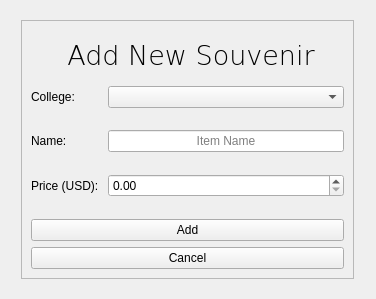
<?xml version="1.0" encoding="UTF-8"?>
<ui version="4.0">
 <class>maintenance</class>
 <widget class="QWidget" name="maintenance">
  <property name="geometry">
   <rect>
    <x>0</x>
    <y>0</y>
    <width>376</width>
    <height>299</height>
   </rect>
  </property>
  <property name="maximumSize">
   <size>
    <width>388</width>
    <height>303</height>
   </size>
  </property>
  <property name="windowTitle">
   <string>Form</string>
  </property>
  <property name="styleSheet">
   <string notr="true">QToolTip {
    border: 1px solid #76797C;
    background-color: #5A7566;
    color: white;
    padding: 0px;                /*remove padding, for fix combobox tooltip.*/
    opacity: 200;
}

QWidget {
    color: #eff0f1;
    background-color: #31363b;
    selection-background-color: #3daee9;
    selection-color: #eff0f1;
    background-clip: border;
    border-image: none;
    border: 0px transparent black;
    outline: 0;
}

QWidget:item:hover {
    background-color: #18465d;
    color: #eff0f1;
}

QWidget:item:selected {
    background-color: #18465d;
}

QCheckBox {
    spacing: 5px;
    outline: none;
    color: #eff0f1;
    margin-bottom: 2px;
}

QCheckBox:disabled {
    color: #76797C;
}

QCheckBox::indicator,
QGroupBox::indicator {
    width: 18px;
    height: 18px;
}

QGroupBox::indicator {
    margin-left: 2px;
}

QCheckBox::indicator:unchecked,
QGroupBox::indicator:unchecked {
    image: url(:/qss_icons/rc/checkbox_unchecked.png);
}

QCheckBox::indicator:unchecked:hover,
QCheckBox::indicator:unchecked:focus,
QCheckBox::indicator:unchecked:pressed,
QGroupBox::indicator:unchecked:hover,
QGroupBox::indicator:unchecked:focus,
QGroupBox::indicator:unchecked:pressed {
    border: none;
    image: url(:/qss_icons/rc/checkbox_unchecked_focus.png);
}

QCheckBox::indicator:checked,
QGroupBox::indicator:checked {
    image: url(:/qss_icons/rc/checkbox_checked.png);
}

QCheckBox::indicator:checked:hover,
QCheckBox::indicator:checked:focus,
QCheckBox::indicator:checked:pressed,
QGroupBox::indicator:checked:hover,
QGroupBox::indicator:checked:focus,
QGroupBox::indicator:checked:pressed {
    border: none;
    image: url(:/qss_icons/rc/checkbox_checked_focus.png);
}

QCheckBox::indicator:indeterminate {
    image: url(:/qss_icons/rc/checkbox_indeterminate.png);
}

QCheckBox::indicator:indeterminate:focus,
QCheckBox::indicator:indeterminate:hover,
QCheckBox::indicator:indeterminate:pressed {
    image: url(:/qss_icons/rc/checkbox_indeterminate_focus.png);
}

QCheckBox::indicator:checked:disabled,
QGroupBox::indicator:checked:disabled {
    image: url(:/qss_icons/rc/checkbox_checked_disabled.png);
}

QCheckBox::indicator:unchecked:disabled,
QGroupBox::indicator:unchecked:disabled {
    image: url(:/qss_icons/rc/checkbox_unchecked_disabled.png);
}

QRadioButton {
    spacing: 5px;
    outline: none;
    color: #eff0f1;
    margin-bottom: 2px;
}

QRadioButton:disabled {
    color: #76797C;
}

QRadioButton::indicator {
    width: 21px;
    height: 21px;
}

QRadioButton::indicator:unchecked {
    image: url(:/qss_icons/rc/radio_unchecked.png);
}

QRadioButton::indicator:unchecked:hover,
QRadioButton::indicator:unchecked:focus,
QRadioButton::indicator:unchecked:pressed {
    border: none;
    outline: none;
    image: url(:/qss_icons/rc/radio_unchecked_focus.png);
}

QRadioButton::indicator:checked {
    border: none;
    outline: none;
    image: url(:/qss_icons/rc/radio_checked.png);
}

QRadioButton::indicator:checked:hover,
QRadioButton::indicator:checked:focus,
QRadioButton::indicator:checked:pressed {
    border: none;
    outline: none;
    image: url(:/qss_icons/rc/radio_checked_focus.png);
}

QRadioButton::indicator:checked:disabled {
    outline: none;
    image: url(:/qss_icons/rc/radio_checked_disabled.png);
}

QRadioButton::indicator:unchecked:disabled {
    image: url(:/qss_icons/rc/radio_unchecked_disabled.png);
}

QMenuBar {
    background-color: #31363b;
    color: #eff0f1;
}

QMenuBar::item {
    background: transparent;
}

QMenuBar::item:selected {
    background: transparent;
    border: 1px solid #76797C;
}

QMenuBar::item:pressed {
    border: 1px solid #76797C;
    background-color: #3daee9;
    color: #eff0f1;
    margin-bottom: -1px;
    padding-bottom: 1px;
}

QMenu {
    border: 1px solid #76797C;
    color: #eff0f1;
    margin: 2px;
}

QMenu::icon {
    margin: 5px;
}

QMenu::item {
    padding: 5px 30px 5px 30px;
    border: 1px solid transparent;
    /* reserve space for selection border */
}

QMenu::item:selected {
    color: #eff0f1;
}

QMenu::separator {
    height: 2px;
    background: lightblue;
    margin-left: 10px;
    margin-right: 5px;
}

QMenu::indicator {
    width: 18px;
    height: 18px;
}


/* non-exclusive indicator = check box style indicator
   (see QActionGroup::setExclusive) */

QMenu::indicator:non-exclusive:unchecked {
    image: url(:/qss_icons/rc/checkbox_unchecked.png);
}

QMenu::indicator:non-exclusive:unchecked:selected {
    image: url(:/qss_icons/rc/checkbox_unchecked_disabled.png);
}

QMenu::indicator:non-exclusive:checked {
    image: url(:/qss_icons/rc/checkbox_checked.png);
}

QMenu::indicator:non-exclusive:checked:selected {
    image: url(:/qss_icons/rc/checkbox_checked_disabled.png);
}


/* exclusive indicator = radio button style indicator (see QActionGroup::setExclusive) */

QMenu::indicator:exclusive:unchecked {
    image: url(:/qss_icons/rc/radio_unchecked.png);
}

QMenu::indicator:exclusive:unchecked:selected {
    image: url(:/qss_icons/rc/radio_unchecked_disabled.png);
}

QMenu::indicator:exclusive:checked {
    image: url(:/qss_icons/rc/radio_checked.png);
}

QMenu::indicator:exclusive:checked:selected {
    image: url(:/qss_icons/rc/radio_checked_disabled.png);
}

QMenu::right-arrow {
    margin: 5px;
    image: url(:/qss_icons/rc/right_arrow.png)
}

QWidget:disabled {
    color: #454545;
    background-color: #31363b;
}

QAbstractItemView {
    alternate-background-color: #31363b;
    color: #eff0f1;
    border: 1px solid #3A3939;
    border-radius: 2px;
}

QWidget:focus,
QMenuBar:focus {
    border: 1px solid #3daee9;
}

QTabWidget:focus,
QCheckBox:focus,
QRadioButton:focus,
QSlider:focus {
    border: none;
}

QLineEdit {
    background-color: #232629;
    padding: 5px;
    border-style: solid;
    border: 1px solid #76797C;
    border-radius: 2px;
    color: #eff0f1;
}

QAbstractItemView QLineEdit {
    padding: 0;
}

QGroupBox {
    border: 1px solid #76797C;
    border-radius: 2px;
    margin-top: 20px;
}

QGroupBox::title {
    subcontrol-origin: margin;
    subcontrol-position: top center;
    padding-left: 10px;
    padding-right: 10px;
    padding-top: 10px;
}

QAbstractScrollArea {
    border-radius: 2px;
    border: 1px solid #76797C;
    background-color: transparent;
}

QScrollBar:horizontal {
    height: 15px;
    margin: 3px 15px 3px 15px;
    border: 1px transparent #2A2929;
    border-radius: 4px;
    background-color: #2A2929;
}

QScrollBar::handle:horizontal {
    background-color: #605F5F;
    min-width: 5px;
    border-radius: 4px;
}

QScrollBar::add-line:horizontal {
    margin: 0px 3px 0px 3px;
    border-image: url(:/qss_icons/rc/right_arrow_disabled.png);
    width: 10px;
    height: 10px;
    subcontrol-position: right;
    subcontrol-origin: margin;
}

QScrollBar::sub-line:horizontal {
    margin: 0px 3px 0px 3px;
    border-image: url(:/qss_icons/rc/left_arrow_disabled.png);
    height: 10px;
    width: 10px;
    subcontrol-position: left;
    subcontrol-origin: margin;
}

QScrollBar::add-line:horizontal:hover,
QScrollBar::add-line:horizontal:on {
    border-image: url(:/qss_icons/rc/right_arrow.png);
    height: 10px;
    width: 10px;
    subcontrol-position: right;
    subcontrol-origin: margin;
}

QScrollBar::sub-line:horizontal:hover,
QScrollBar::sub-line:horizontal:on {
    border-image: url(:/qss_icons/rc/left_arrow.png);
    height: 10px;
    width: 10px;
    subcontrol-position: left;
    subcontrol-origin: margin;
}

QScrollBar::up-arrow:horizontal,
QScrollBar::down-arrow:horizontal {
    background: none;
}

QScrollBar::add-page:horizontal,
QScrollBar::sub-page:horizontal {
    background: none;
}

QScrollBar:vertical {
    background-color: #2A2929;
    width: 15px;
    margin: 15px 3px 15px 3px;
    border: 1px transparent #2A2929;
    border-radius: 4px;
}

QScrollBar::handle:vertical {
    background-color: #605F5F;
    min-height: 5px;
    border-radius: 4px;
}

QScrollBar::sub-line:vertical {
    margin: 3px 0px 3px 0px;
    border-image: url(:/qss_icons/rc/up_arrow_disabled.png);
    height: 10px;
    width: 10px;
    subcontrol-position: top;
    subcontrol-origin: margin;
}

QScrollBar::add-line:vertical {
    margin: 3px 0px 3px 0px;
    border-image: url(:/qss_icons/rc/down_arrow_disabled.png);
    height: 10px;
    width: 10px;
    subcontrol-position: bottom;
    subcontrol-origin: margin;
}

QScrollBar::sub-line:vertical:hover,
QScrollBar::sub-line:vertical:on {
    border-image: url(:/qss_icons/rc/up_arrow.png);
    height: 10px;
    width: 10px;
    subcontrol-position: top;
    subcontrol-origin: margin;
}

QScrollBar::add-line:vertical:hover,
QScrollBar::add-line:vertical:on {
    border-image: url(:/qss_icons/rc/down_arrow.png);
    height: 10px;
    width: 10px;
    subcontrol-position: bottom;
    subcontrol-origin: margin;
}

QScrollBar::up-arrow:vertical,
QScrollBar::down-arrow:vertical {
    background: none;
}

QScrollBar::add-page:vertical,
QScrollBar::sub-page:vertical {
    background: none;
}

QTextEdit {
    background-color: #232629;
    color: #eff0f1;
    border: 1px solid #76797C;
}

QPlainTextEdit {
    background-color: #232629;
    ;
    color: #eff0f1;
    border-radius: 2px;
    border: 1px solid #76797C;
}

QHeaderView::section {
    background-color: #76797C;
    color: #eff0f1;
    padding: 5px;
    border: 1px solid #76797C;
}

QSizeGrip {
    image: url(:/qss_icons/rc/sizegrip.png);
    width: 12px;
    height: 12px;
}

QMainWindow::separator {
    background-color: #31363b;
    color: white;
    padding-left: 4px;
    spacing: 2px;
    border: 1px dashed #76797C;
}

QMainWindow::separator:hover {
    background-color: #787876;
    color: white;
    padding-left: 4px;
    border: 1px solid #76797C;
    spacing: 2px;
}

QMenu::separator {
    height: 1px;
    background-color: #76797C;
    color: white;
    padding-left: 4px;
    margin-left: 10px;
    margin-right: 5px;
}

QFrame {
    border-radius: 2px;
    border: 1px solid #76797C;
}

QFrame[frameShape=&quot;0&quot;] {
    border-radius: 2px;
    border: 1px transparent #76797C;
}

QStackedWidget {
    border: 1px transparent black;
}

QToolBar {
    border: 1px transparent #393838;
    background: 1px solid #31363b;
    font-weight: bold;
}

QToolBar::handle:horizontal {
    image: url(:/qss_icons/rc/Hmovetoolbar.png);
}

QToolBar::handle:vertical {
    image: url(:/qss_icons/rc/Vmovetoolbar.png);
}

QToolBar::separator:horizontal {
    image: url(:/qss_icons/rc/Hsepartoolbar.png);
}

QToolBar::separator:vertical {
    image: url(:/qss_icons/rc/Vsepartoolbar.png);
}

QToolButton#qt_toolbar_ext_button {
    background: #58595a
}

QPushButton {
    color: #eff0f1;
    background-color: #31363b;
    border-width: 1px;
    border-color: #76797C;
    border-style: solid;
    padding: 5px;
    border-radius: 2px;
    outline: none;
}

QPushButton:disabled {
    background-color: #31363b;
    border-width: 1px;
    border-color: #454545;
    border-style: solid;
    padding-top: 5px;
    padding-bottom: 5px;
    padding-left: 10px;
    padding-right: 10px;
    border-radius: 2px;
    color: #454545;
}

QPushButton:focus {
    background-color: #3daee9;
    color: white;
}

QPushButton:pressed {
    background-color: #3daee9;
    padding-top: -15px;
    padding-bottom: -17px;
}

QComboBox {
    selection-background-color: #3daee9;
    border-style: solid;
    border: 1px solid #76797C;
    border-radius: 2px;
    padding: 5px;
    min-width: 75px;
}

QPushButton:checked {
    background-color: #76797C;
    border-color: #6A6969;
}

QComboBox:hover,
QPushButton:hover,
QAbstractSpinBox:hover,
QLineEdit:hover,
QTextEdit:hover,
QPlainTextEdit:hover,
QAbstractView:hover,
QTreeView:hover {
    border: 1px solid #3daee9;
    color: #eff0f1;
}

QComboBox:on {
    padding-top: 3px;
    padding-left: 4px;
    selection-background-color: #4a4a4a;
}

QComboBox QAbstractItemView {
    background-color: #232629;
    border-radius: 2px;
    border: 1px solid #76797C;
    selection-background-color: #18465d;
}

QComboBox::drop-down {
    subcontrol-origin: padding;
    subcontrol-position: top right;
    width: 15px;
    border-left-width: 0px;
    border-left-color: darkgray;
    border-left-style: solid;
    border-top-right-radius: 3px;
    border-bottom-right-radius: 3px;
}

QComboBox::down-arrow {
    image: url(:/qss_icons/rc/down_arrow_disabled.png);
}

QComboBox::down-arrow:on,
QComboBox::down-arrow:hover,
QComboBox::down-arrow:focus {
    image: url(:/qss_icons/rc/down_arrow.png);
}

QAbstractSpinBox {
    padding: 5px;
    border: 1px solid #76797C;
    background-color: #232629;
    color: #eff0f1;
    border-radius: 2px;
    min-width: 75px;
}

QAbstractSpinBox:up-button {
    background-color: transparent;
    subcontrol-origin: border;
    subcontrol-position: center right;
}

QAbstractSpinBox:down-button {
    background-color: transparent;
    subcontrol-origin: border;
    subcontrol-position: center left;
}

QAbstractSpinBox::up-arrow,
QAbstractSpinBox::up-arrow:disabled,
QAbstractSpinBox::up-arrow:off {
    image: url(:/qss_icons/rc/up_arrow_disabled.png);
    width: 10px;
    height: 10px;
}

QAbstractSpinBox::up-arrow:hover {
    image: url(:/qss_icons/rc/up_arrow.png);
}

QAbstractSpinBox::down-arrow,
QAbstractSpinBox::down-arrow:disabled,
QAbstractSpinBox::down-arrow:off {
    image: url(:/qss_icons/rc/down_arrow_disabled.png);
    width: 10px;
    height: 10px;
}

QAbstractSpinBox::down-arrow:hover {
    image: url(:/qss_icons/rc/down_arrow.png);
}

QLabel {
    border: 0px solid black;
	font: 75 14pt &quot;Verdana&quot;;
}

QTabWidget {
    border: 0px transparent black;
}

QTabWidget::pane {
    border: 1px solid #76797C;
    padding: 5px;
    margin: 0px;
}

QTabWidget::tab-bar {
    /* left: 5px; move to the right by 5px */
}

QTabBar {
    qproperty-drawBase: 0;
    border-radius: 3px;
}

QTabBar:focus {
    border: 0px transparent black;
}

QTabBar::close-button {
    image: url(:/qss_icons/rc/close.png);
    background: transparent;
}

QTabBar::close-button:hover {
    image: url(:/qss_icons/rc/close-hover.png);
    background: transparent;
}

QTabBar::close-button:pressed {
    image: url(:/qss_icons/rc/close-pressed.png);
    background: transparent;
}


/* TOP TABS */

QTabBar::tab:top {
    color: #eff0f1;
    border: 1px solid #76797C;
    border-bottom: 1px transparent black;
    background-color: #31363b;
    padding: 5px;
    min-width: 50px;
    border-top-left-radius: 2px;
    border-top-right-radius: 2px;
}

QTabBar::tab:top:selected {
    color: #eff0f1;
    background-color: #54575B;
    border: 1px solid #76797C;
    border-bottom: 2px solid #3daee9;
    border-top-left-radius: 2px;
    border-top-right-radius: 2px;
}

QTabBar::tab:top:!selected:hover {
    background-color: #3daee9;
}


/* BOTTOM TABS */

QTabBar::tab:bottom {
    color: #eff0f1;
    border: 1px solid #76797C;
    border-top: 1px transparent black;
    background-color: #31363b;
    padding: 5px;
    border-bottom-left-radius: 2px;
    border-bottom-right-radius: 2px;
    min-width: 50px;
}

QTabBar::tab:bottom:selected {
    color: #eff0f1;
    background-color: #54575B;
    border: 1px solid #76797C;
    border-top: 2px solid #3daee9;
    border-bottom-left-radius: 2px;
    border-bottom-right-radius: 2px;
}

QTabBar::tab:bottom:!selected:hover {
    background-color: #3daee9;
}


/* LEFT TABS */

QTabBar::tab:left {
    color: #eff0f1;
    border: 1px solid #76797C;
    border-left: 1px transparent black;
    background-color: #31363b;
    padding: 5px;
    border-top-right-radius: 2px;
    border-bottom-right-radius: 2px;
    min-height: 50px;
}

QTabBar::tab:left:selected {
    color: #eff0f1;
    background-color: #54575B;
    border: 1px solid #76797C;
    border-left: 2px solid #3daee9;
    border-top-right-radius: 2px;
    border-bottom-right-radius: 2px;
}

QTabBar::tab:left:!selected:hover {
    background-color: #3daee9;
}


/* RIGHT TABS */

QTabBar::tab:right {
    color: #eff0f1;
    border: 1px solid #76797C;
    border-right: 1px transparent black;
    background-color: #31363b;
    padding: 5px;
    border-top-left-radius: 2px;
    border-bottom-left-radius: 2px;
    min-height: 50px;
}

QTabBar::tab:right:selected {
    color: #eff0f1;
    background-color: #54575B;
    border: 1px solid #76797C;
    border-right: 2px solid #3daee9;
    border-top-left-radius: 2px;
    border-bottom-left-radius: 2px;
}

QTabBar::tab:right:!selected:hover {
    background-color: #3daee9;
}

QTabBar QToolButton::right-arrow:enabled {
    image: url(:/qss_icons/rc/right_arrow.png);
}

QTabBar QToolButton::left-arrow:enabled {
    image: url(:/qss_icons/rc/left_arrow.png);
}

QTabBar QToolButton::right-arrow:disabled {
    image: url(:/qss_icons/rc/right_arrow_disabled.png);
}

QTabBar QToolButton::left-arrow:disabled {
    image: url(:/qss_icons/rc/left_arrow_disabled.png);
}

QDockWidget {
    background: #31363b;
    border: 1px solid #403F3F;
    titlebar-close-icon: url(:/qss_icons/rc/close.png);
    titlebar-normal-icon: url(:/qss_icons/rc/undock.png);
}

QDockWidget::close-button,
QDockWidget::float-button {
    border: 1px solid transparent;
    border-radius: 2px;
    background: transparent;
}

QDockWidget::close-button:hover,
QDockWidget::float-button:hover {
    background: rgba(255, 255, 255, 10);
}

QDockWidget::close-button:pressed,
QDockWidget::float-button:pressed {
    padding: 1px -1px -1px 1px;
    background: rgba(255, 255, 255, 10);
}

QTreeView,
QListView {
    border: 1px solid #76797C;
    background-color: #232629;
}

QTreeView:branch:selected,
QTreeView:branch:hover {
    background: url(:/qss_icons/rc/transparent.png);
}

QTreeView::branch:has-siblings:!adjoins-item {
    border-image: url(:/qss_icons/rc/transparent.png);
}

QTreeView::branch:has-siblings:adjoins-item {
    border-image: url(:/qss_icons/rc/transparent.png);
}

QTreeView::branch:!has-children:!has-siblings:adjoins-item {
    border-image: url(:/qss_icons/rc/transparent.png);
}

QTreeView::branch:has-children:!has-siblings:closed,
QTreeView::branch:closed:has-children:has-siblings {
    image: url(:/qss_icons/rc/branch_closed.png);
}

QTreeView::branch:open:has-children:!has-siblings,
QTreeView::branch:open:has-children:has-siblings {
    image: url(:/qss_icons/rc/branch_open.png);
}

QTreeView::branch:has-children:!has-siblings:closed:hover,
QTreeView::branch:closed:has-children:has-siblings:hover {
    image: url(:/qss_icons/rc/branch_closed-on.png);
}

QTreeView::branch:open:has-children:!has-siblings:hover,
QTreeView::branch:open:has-children:has-siblings:hover {
    image: url(:/qss_icons/rc/branch_open-on.png);
}

QListView::item:!selected:hover,
QTreeView::item:!selected:hover {
    background: #18465d;
    outline: 0;
    color: #eff0f1
}

QListView::item:selected:hover,
QTreeView::item:selected:hover {
    background: #287399;
    color: #eff0f1;
}

QTreeView::indicator:checked,
QListView::indicator:checked {
    image: url(:/qss_icons/rc/checkbox_checked.png);
}

QTreeView::indicator:unchecked,
QListView::indicator:unchecked {
    image: url(:/qss_icons/rc/checkbox_unchecked.png);
}

QTreeView::indicator:indeterminate,
QListView::indicator:indeterminate {
    image: url(:/qss_icons/rc/checkbox_indeterminate.png);
}

QTreeView::indicator:checked:hover,
QTreeView::indicator:checked:focus,
QTreeView::indicator:checked:pressed,
QListView::indicator:checked:hover,
QListView::indicator:checked:focus,
QListView::indicator:checked:pressed {
    image: url(:/qss_icons/rc/checkbox_checked_focus.png);
}

QTreeView::indicator:unchecked:hover,
QTreeView::indicator:unchecked:focus,
QTreeView::indicator:unchecked:pressed,
QListView::indicator:unchecked:hover,
QListView::indicator:unchecked:focus,
QListView::indicator:unchecked:pressed {
    image: url(:/qss_icons/rc/checkbox_unchecked_focus.png);
}

QTreeView::indicator:indeterminate:hover,
QTreeView::indicator:indeterminate:focus,
QTreeView::indicator:indeterminate:pressed,
QListView::indicator:indeterminate:hover,
QListView::indicator:indeterminate:focus,
QListView::indicator:indeterminate:pressed {
    image: url(:/qss_icons/rc/checkbox_indeterminate_focus.png);
}

QSlider::groove:horizontal {
    border: 1px solid #565a5e;
    height: 4px;
    background: #565a5e;
    margin: 0px;
    border-radius: 2px;
}

QSlider::handle:horizontal {
    background: #232629;
    border: 1px solid #565a5e;
    width: 16px;
    height: 16px;
    margin: -8px 0;
    border-radius: 9px;
}

QSlider::sub-page:horizontal {
    border: 1px solid #565a5e;
    height: 4px;
    background: #3daee9;
    margin: 0px;
    border-radius: 2px;
}

QSlider::groove:vertical {
    border: 1px solid #565a5e;
    width: 4px;
    background: #565a5e;
    margin: 0px;
    border-radius: 3px;
}

QSlider::handle:vertical {
    background: #232629;
    border: 1px solid #565a5e;
    width: 16px;
    height: 16px;
    margin: 0 -8px;
    border-radius: 9px;
}

QSlider::sub-page:vertical {
    border: 1px solid #565a5e;
    width: 4px;
    background: #3daee9;
    margin: 0px;
    border-radius: 3px;
}

QToolButton {
    background-color: transparent;
    border: 1px transparent #76797C;
    border-radius: 2px;
    margin: 3px;
    padding: 5px;
}

QToolButton[popupMode=&quot;1&quot;] {
    /* only for MenuButtonPopup */
    padding-right: 20px;
    /* make way for the popup button */
    border: 1px #76797C;
    border-radius: 5px;
}

QToolButton[popupMode=&quot;2&quot;] {
    /* only for InstantPopup */
    padding-right: 10px;
    /* make way for the popup button */
    border: 1px #76797C;
}

QToolButton:hover,
QToolButton::menu-button:hover {
    background-color: transparent;
    border: 1px solid #3daee9;
    padding: 5px;
}

QToolButton:checked,
QToolButton:pressed,
QToolButton::menu-button:pressed {
    background-color: #3daee9;
    border: 1px solid #3daee9;
    padding: 5px;
}


/* the subcontrol below is used only in the InstantPopup or DelayedPopup mode */

QToolButton::menu-indicator {
    image: url(:/qss_icons/rc/down_arrow.png);
    top: -7px;
    left: -2px;
    /* shift it a bit */
}


/* the subcontrols below are used only in the MenuButtonPopup mode */

QToolButton::menu-button {
    border: 1px transparent #76797C;
    border-top-right-radius: 6px;
    border-bottom-right-radius: 6px;
    /* 16px width + 4px for border = 20px allocated above */
    width: 16px;
    outline: none;
}

QToolButton::menu-arrow {
    image: url(:/qss_icons/rc/down_arrow.png);
}

QToolButton::menu-arrow:open {
    border: 1px solid #76797C;
}

QPushButton::menu-indicator {
    subcontrol-origin: padding;
    subcontrol-position: bottom right;
    bottom: 5px;
}

QTableView {
    border: 1px solid #76797C;
    gridline-color: #31363b;
    background-color: #232629;
}

QTableView,
QHeaderView {
    border-radius: 0px;
}

QTableView::item:pressed,
QListView::item:pressed,
QTreeView::item:pressed {
    background: #18465d;
    color: #eff0f1;
}

QTableView::item:selected:active,
QTreeView::item:selected:active,
QListView::item:selected:active {
    background: #287399;
    color: #eff0f1;
}

QHeaderView {
    background-color: #31363b;
    border: 1px transparent;
    border-radius: 0px;
    margin: 0px;
    padding: 0px;
}

QHeaderView::section {
    background-color: #31363b;
    color: #eff0f1;
    padding: 5px;
    border: 1px solid #76797C;
    border-radius: 0px;
    text-align: center;
}

QHeaderView::section::vertical::first,
QHeaderView::section::vertical::only-one {
    border-top: 1px solid #76797C;
}

QHeaderView::section::vertical {
    border-top: transparent;
}

QHeaderView::section::horizontal::first,
QHeaderView::section::horizontal::only-one {
    border-left: 1px solid #76797C;
}

QHeaderView::section::horizontal {
    border-left: transparent;
}

QHeaderView::section:checked {
    color: white;
    background-color: #334e5e;
}


/* style the sort indicator */

QHeaderView::down-arrow {
    image: url(:/qss_icons/rc/down_arrow.png);
}

QHeaderView::up-arrow {
    image: url(:/qss_icons/rc/up_arrow.png);
}

QTableCornerButton::section {
    background-color: #31363b;
    border: 1px transparent #76797C;
    border-radius: 0px;
}

QToolBox {
    padding: 5px;
    border: 1px transparent black;
}

QToolBox::tab {
    color: #eff0f1;
    background-color: #31363b;
    border: 1px solid #76797C;
    border-bottom: 1px transparent #31363b;
    border-top-left-radius: 5px;
    border-top-right-radius: 5px;
}

QToolBox::tab:selected {
    /* italicize selected tabs */
    font: italic;
    background-color: #31363b;
    border-color: #3daee9;
}

QStatusBar::item {
    border: 0px transparent dark;
}

QFrame[height=&quot;3&quot;],
QFrame[width=&quot;3&quot;] {
    background-color: #76797C;
}

QSplitter::handle {
    border: 1px dashed #76797C;
}

QSplitter::handle:hover {
    background-color: #787876;
    border: 1px solid #76797C;
}

QSplitter::handle:horizontal {
    width: 1px;
}

QSplitter::handle:vertical {
    height: 1px;
}

QProgressBar {
    border: 1px solid #76797C;
    border-radius: 5px;
    text-align: center;
}

QProgressBar::chunk {
    background-color: #05B8CC;
}

QDateEdit {
    selection-background-color: #3daee9;
    border-style: solid;
    border: 1px solid #3375A3;
    border-radius: 2px;
    padding: 1px;
    min-width: 75px;
}

QDateEdit:on {
    padding-top: 3px;
    padding-left: 4px;
    selection-background-color: #4a4a4a;
}

QDateEdit QAbstractItemView {
    background-color: #232629;
    border-radius: 2px;
    border: 1px solid #3375A3;
    selection-background-color: #3daee9;
}

QDateEdit::drop-down {
    subcontrol-origin: padding;
    subcontrol-position: top right;
    width: 15px;
    border-left-width: 0px;
    border-left-color: darkgray;
    border-left-style: solid;
    border-top-right-radius: 3px;
    border-bottom-right-radius: 3px;
}

QDateEdit::down-arrow {
    image: url(:/qss_icons/rc/down_arrow_disabled.png);
}

QDateEdit::down-arrow:on,
QDateEdit::down-arrow:hover,
QDateEdit::down-arrow:focus {
    image: url(:/qss_icons/rc/down_arrow.png);
}</string>
  </property>
  <layout class="QGridLayout" name="gridLayout_4">
   <item row="0" column="0">
    <widget class="QStackedWidget" name="maintenance_stacked_widget">
     <property name="maximumSize">
      <size>
       <width>351</width>
       <height>281</height>
      </size>
     </property>
     <property name="currentIndex">
      <number>0</number>
     </property>
     <widget class="QWidget" name="add_item_page">
      <layout class="QGridLayout" name="gridLayout_2">
       <item row="0" column="0">
        <widget class="QFrame" name="frame">
         <property name="frameShape">
          <enum>QFrame::StyledPanel</enum>
         </property>
         <property name="frameShadow">
          <enum>QFrame::Raised</enum>
         </property>
         <layout class="QVBoxLayout" name="verticalLayout">
          <item>
           <widget class="QLabel" name="title_label">
            <property name="sizePolicy">
             <sizepolicy hsizetype="Fixed" vsizetype="Fixed">
              <horstretch>0</horstretch>
              <verstretch>0</verstretch>
             </sizepolicy>
            </property>
            <property name="minimumSize">
             <size>
              <width>320</width>
              <height>50</height>
             </size>
            </property>
            <property name="font">
             <font>
              <family>Verdana</family>
              <pointsize>20</pointsize>
              <weight>9</weight>
              <italic>false</italic>
              <bold>false</bold>
             </font>
            </property>
            <property name="styleSheet">
             <string notr="true">font: 75 20pt &quot;Verdana&quot;;</string>
            </property>
            <property name="text">
             <string>Add New Souvenir</string>
            </property>
            <property name="alignment">
             <set>Qt::AlignCenter</set>
            </property>
           </widget>
          </item>
          <item>
           <layout class="QFormLayout" name="formLayout">
            <property name="sizeConstraint">
             <enum>QLayout::SetDefaultConstraint</enum>
            </property>
            <property name="rowWrapPolicy">
             <enum>QFormLayout::DontWrapRows</enum>
            </property>
            <property name="labelAlignment">
             <set>Qt::AlignLeading|Qt::AlignLeft|Qt::AlignVCenter</set>
            </property>
            <property name="formAlignment">
             <set>Qt::AlignLeading|Qt::AlignLeft|Qt::AlignTop</set>
            </property>
            <property name="horizontalSpacing">
             <number>9</number>
            </property>
            <property name="verticalSpacing">
             <number>22</number>
            </property>
            <item row="0" column="0">
             <widget class="QLabel" name="name_label">
              <property name="text">
               <string>College:</string>
              </property>
             </widget>
            </item>
            <item row="0" column="1">
             <widget class="QComboBox" name="college_combo_box"/>
            </item>
            <item row="1" column="0">
             <widget class="QLabel" name="item_label">
              <property name="text">
               <string>Name:</string>
              </property>
             </widget>
            </item>
            <item row="1" column="1">
             <widget class="QLineEdit" name="new_item_name">
              <property name="alignment">
               <set>Qt::AlignCenter</set>
              </property>
              <property name="placeholderText">
               <string>Item Name</string>
              </property>
             </widget>
            </item>
            <item row="2" column="0">
             <widget class="QLabel" name="price_label">
              <property name="text">
               <string>Price (USD):</string>
              </property>
             </widget>
            </item>
            <item row="2" column="1">
             <widget class="QDoubleSpinBox" name="new_item_price"/>
            </item>
           </layout>
          </item>
          <item>
           <widget class="QPushButton" name="add_button">
            <property name="text">
             <string>Add</string>
            </property>
           </widget>
          </item>
          <item>
           <widget class="QPushButton" name="cancel_button">
            <property name="text">
             <string>Cancel</string>
            </property>
           </widget>
          </item>
         </layout>
        </widget>
       </item>
      </layout>
     </widget>
     <widget class="QWidget" name="modify_item_page">
      <layout class="QGridLayout" name="gridLayout_3">
       <item row="0" column="0">
        <widget class="QFrame" name="frame_2">
         <property name="frameShape">
          <enum>QFrame::StyledPanel</enum>
         </property>
         <property name="frameShadow">
          <enum>QFrame::Raised</enum>
         </property>
         <layout class="QGridLayout" name="gridLayout">
          <item row="0" column="0">
           <layout class="QVBoxLayout" name="verticalLayout_2">
            <item>
             <widget class="QLabel" name="title_label_2">
              <property name="font">
               <font>
                <family>Verdana</family>
                <pointsize>18</pointsize>
                <weight>9</weight>
                <italic>false</italic>
                <bold>false</bold>
                <underline>true</underline>
               </font>
              </property>
              <property name="styleSheet">
               <string notr="true">font: 75 18pt &quot;Verdana&quot;;</string>
              </property>
              <property name="text">
               <string>Modifying Souvenir Data</string>
              </property>
              <property name="alignment">
               <set>Qt::AlignCenter</set>
              </property>
             </widget>
            </item>
            <item>
             <widget class="QLabel" name="college_label">
              <property name="text">
               <string>college name</string>
              </property>
              <property name="alignment">
               <set>Qt::AlignCenter</set>
              </property>
             </widget>
            </item>
            <item>
             <layout class="QFormLayout" name="formLayout_2">
              <item row="0" column="0">
               <widget class="QLabel" name="modify_name_label">
                <property name="text">
                 <string>Name</string>
                </property>
               </widget>
              </item>
              <item row="0" column="1">
               <widget class="QLineEdit" name="modify_name_edit">
                <property name="alignment">
                 <set>Qt::AlignCenter</set>
                </property>
                <property name="placeholderText">
                 <string>Item Name</string>
                </property>
               </widget>
              </item>
              <item row="1" column="0">
               <widget class="QLabel" name="modify_proce_label">
                <property name="text">
                 <string>Price (USD):</string>
                </property>
               </widget>
              </item>
              <item row="1" column="1">
               <widget class="QDoubleSpinBox" name="modify_price"/>
              </item>
             </layout>
            </item>
            <item>
             <widget class="QPushButton" name="save_button">
              <property name="text">
               <string>Save</string>
              </property>
             </widget>
            </item>
            <item>
             <widget class="QPushButton" name="cancel_button_2">
              <property name="text">
               <string>Cancel</string>
              </property>
             </widget>
            </item>
           </layout>
          </item>
         </layout>
        </widget>
       </item>
      </layout>
     </widget>
    </widget>
   </item>
  </layout>
 </widget>
 <resources/>
 <connections/>
</ui>
